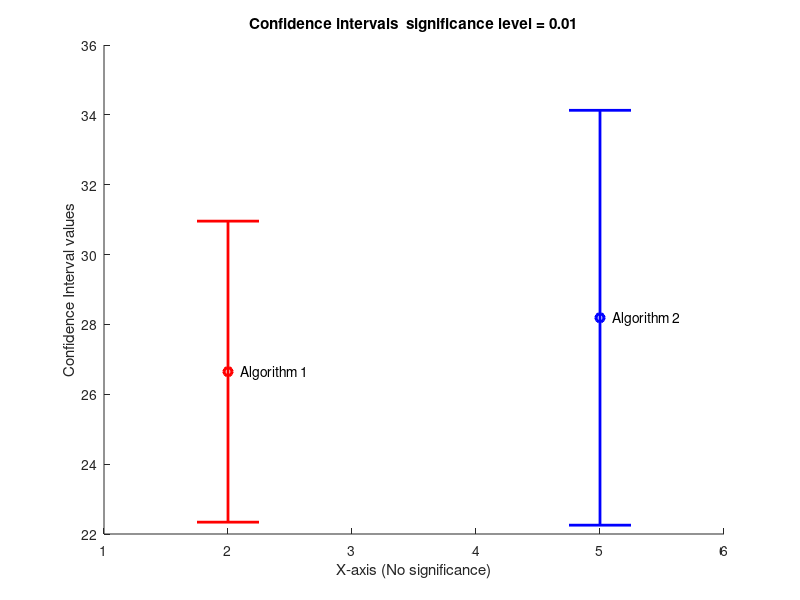
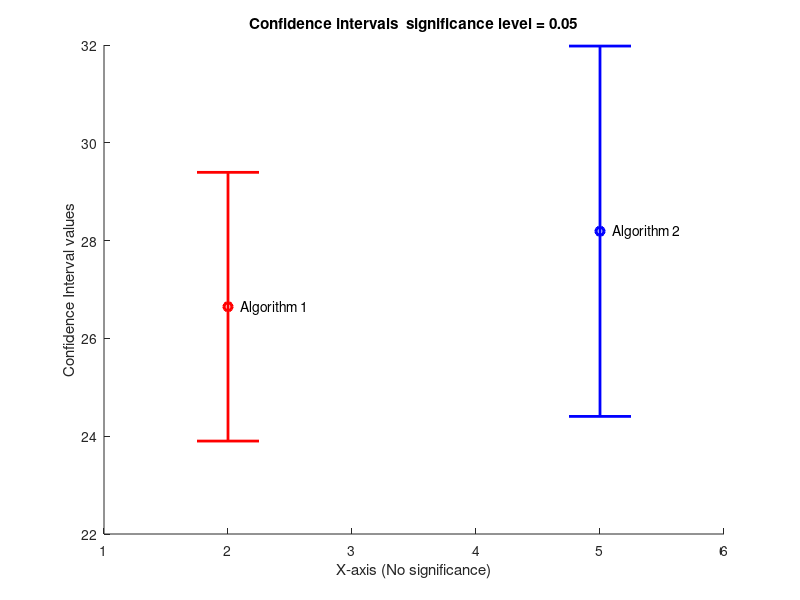

Write the MATLAB code that produced these figures, in order.
% Author - Rajdeep Pinge
% Date - 28-02-2017

% Code to statistically compare two algorithms of image grading using
% separate CI calculation for each sample

clear;
close all;

load('data_lab7');

% find mean of samples
mean_psnr1 = mean(psnr1);
mean_psnr2 = mean(psnr2);

% find standard deviation of samples
s1 = std(psnr1);
s2 = std(psnr2);

% find variance of samples
var1 = s1*s1;
var2 = s2*s2;

n1 = length(psnr1);
n2 = length(psnr2);

% degree of freedom
df1 = n1-1;
df2 = n2-1;

% t scores using calculator
t_score_95 = 2.571;
t_score_99 = 4.032;


% find the limits of CI for 1st sample
% significance level = 0.05
CI_95_high_1 = mean_psnr1 + t_score_95 * s1/sqrt(n1);
CI_95_low_1 = mean_psnr1 - t_score_95 * s1/sqrt(n1);
% significance level = 0.01
CI_99_high_1 = mean_psnr1 + t_score_99 * s1/sqrt(n1);
CI_99_low_1 = mean_psnr1 - t_score_99 * s1/sqrt(n1);


% find the limits of CI for 2nd sample
% significance level = 0.05
CI_95_high_2 = mean_psnr2 + t_score_95 * s2/sqrt(n2);
CI_95_low_2 = mean_psnr2 - t_score_95 * s2/sqrt(n2);
% significance level = 0.01
CI_99_high_2 = mean_psnr2 + t_score_99 * s2/sqrt(n2);
CI_99_low_2 = mean_psnr2 - t_score_99 * s2/sqrt(n2);


% plot CI of both for significance level = 0.01
line([2-0.25,2+0.25],[CI_99_high_1,CI_99_high_1],[0,0],'LineStyle','-','Color','r','LineWidth',2);
line([2-0.25,2+0.25],[CI_99_low_1,CI_99_low_1],[0,0],'LineStyle','-','Color','r','LineWidth',2);
line([2,2],[CI_99_low_1,CI_99_high_1],[0,0],'LineStyle','-','Color','r','LineWidth',2);
hold on
plot([2,2], mean_psnr1, 'ro','LineWidth',2)
text(2+0.1,mean_psnr1,'Algorithm 1')

line([5-0.25,5+0.25],[CI_99_high_2,CI_99_high_2],[0,0],'LineStyle','-','Color','b','LineWidth',2);
line([5-0.25,5+0.25],[CI_99_low_2,CI_99_low_2],[0,0],'LineStyle','-','Color','b','LineWidth',2);
line([5,5],[CI_99_low_2,CI_99_high_2],[0,0],'LineStyle','-','Color','b','LineWidth',2);
hold on
plot([5,5], mean_psnr2, 'bo','LineWidth',2)
text(5+0.1,mean_psnr2,'Algorithm 2')
title('Confidence intervals  significance level = 0.01')
xlabel('X-axis (No significance)')
ylabel('Confidence Interval values')


% plot CI of both for significance level = 0.05
figure
line([2-0.25,2+0.25],[CI_95_high_1,CI_95_high_1],[0,0],'LineStyle','-','Color','r','LineWidth',2);
line([2-0.25,2+0.25],[CI_95_low_1,CI_95_low_1],[0,0],'LineStyle','-','Color','r','LineWidth',2);
line([2,2],[CI_95_low_1,CI_95_high_1],[0,0],'LineStyle','-','Color','r','LineWidth',2);
hold on
plot([2,2], mean_psnr1, 'ro','LineWidth',2)
text(2+0.1,mean_psnr1,'Algorithm 1')

line([5-0.25,5+0.25],[CI_95_high_2,CI_95_high_2],[0,0],'LineStyle','-','Color','b','LineWidth',2);
line([5-0.25,5+0.25],[CI_95_low_2,CI_95_low_2],[0,0],'LineStyle','-','Color','b','LineWidth',2);
line([5,5],[CI_95_low_2,CI_95_high_2],[0,0],'LineStyle','-','Color','b','LineWidth',2);
hold on
plot([5,5], mean_psnr2, 'bo','LineWidth',2)
text(5+0.1,mean_psnr2,'Algorithm 2')
title('Confidence intervals  significance level = 0.05')
xlabel('X-axis (No significance)')
ylabel('Confidence Interval values')